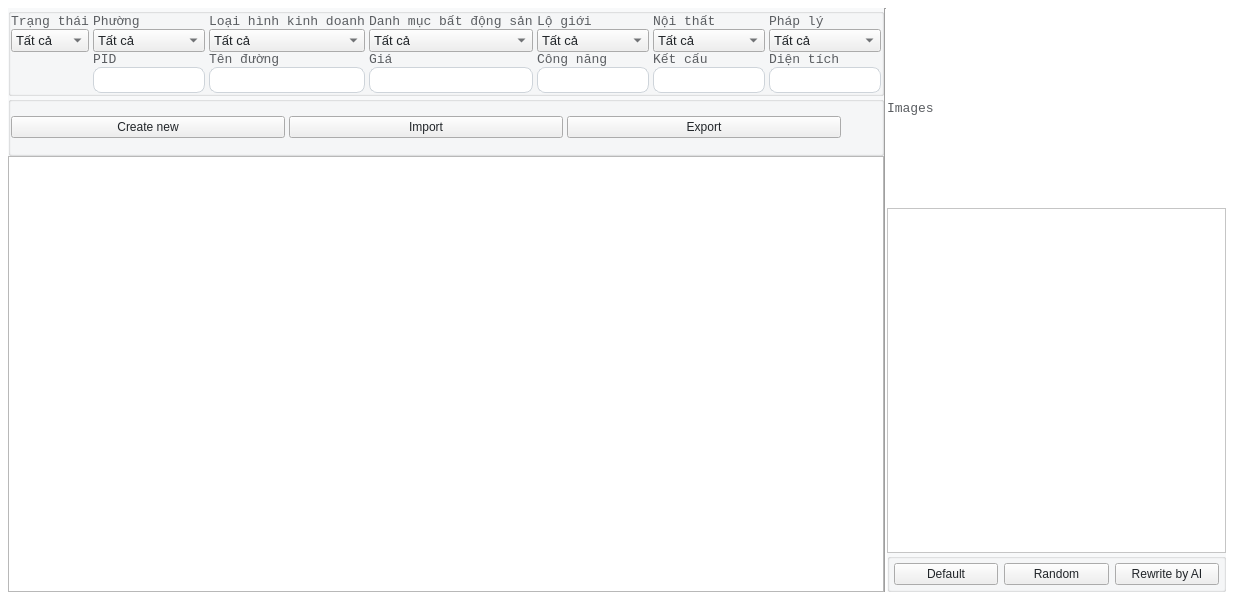
<?xml version="1.0" encoding="UTF-8"?>
<ui version="4.0">
 <class>PageProperties</class>
 <widget class="QWidget" name="PageProperties">
  <property name="geometry">
   <rect>
    <x>0</x>
    <y>0</y>
    <width>1234</width>
    <height>600</height>
   </rect>
  </property>
  <property name="font">
   <font>
    <family>Courier New</family>
    <pointsize>12</pointsize>
   </font>
  </property>
  <property name="windowTitle">
   <string>Form</string>
  </property>
  <property name="styleSheet">
   <string notr="true">#PageProperties{
  font-family: &quot;Courier New&quot;;
  background-color: #FFFFFF;
	font-size: 13px;
}
QGroupBox {
  font-family: &quot;Courier New&quot;;
  font-size: 13px;
  background-color: rgba(248, 249, 250, 1);
}
QLineEdit {
  padding: 4px 0;
  border: 1px solid #ced4da;
  border-radius: 8px;
  margin-left: 8px;
  padding-left: 4px;
  background-color: #FFFFFF;
  color:#212529;
}
QPlainTextEdit {
	background-color: #FFFFFF;
  color:#212529;
}
QLabel {
  font-family: &quot;Courier New&quot;;
  font-size: 13px;
  color: rgb(90, 93, 97);
}
QRadioButton {
  font-family: &quot;Courier New&quot;;
  font-size: 13px;
  color: #212529;
}
QComboBox {
  font-family: &quot;Courier New&quot;;
  font-size: 13px;
  color: #212529;
}
QPushButton {
  color: #212529;
}

</string>
  </property>
  <layout class="QHBoxLayout" name="horizontalLayout_6">
   <property name="spacing">
    <number>0</number>
   </property>
   <property name="leftMargin">
    <number>8</number>
   </property>
   <property name="topMargin">
    <number>8</number>
   </property>
   <property name="rightMargin">
    <number>8</number>
   </property>
   <property name="bottomMargin">
    <number>8</number>
   </property>
   <item>
    <layout class="QHBoxLayout" name="PageProperties_layout">
     <item>
      <widget class="QWidget" name="contents_container" native="true">
       <layout class="QVBoxLayout" name="verticalLayout_28">
        <property name="spacing">
         <number>0</number>
        </property>
        <property name="leftMargin">
         <number>0</number>
        </property>
        <property name="topMargin">
         <number>0</number>
        </property>
        <property name="rightMargin">
         <number>0</number>
        </property>
        <property name="bottomMargin">
         <number>0</number>
        </property>
        <item>
         <layout class="QVBoxLayout" name="contents_container_layout">
          <property name="spacing">
           <number>0</number>
          </property>
          <property name="bottomMargin">
           <number>0</number>
          </property>
          <item>
           <widget class="QGroupBox" name="search_container">
            <property name="maximumSize">
             <size>
              <width>16777215</width>
              <height>16777215</height>
             </size>
            </property>
            <property name="font">
             <font>
              <family>Courier New</family>
              <pointsize>12</pointsize>
             </font>
            </property>
            <property name="autoFillBackground">
             <bool>false</bool>
            </property>
            <property name="styleSheet">
             <string notr="true"/>
            </property>
            <property name="title">
             <string/>
            </property>
            <layout class="QGridLayout" name="gridLayout_3">
             <property name="leftMargin">
              <number>0</number>
             </property>
             <property name="topMargin">
              <number>0</number>
             </property>
             <property name="rightMargin">
              <number>0</number>
             </property>
             <property name="bottomMargin">
              <number>0</number>
             </property>
             <property name="spacing">
              <number>0</number>
             </property>
             <item row="0" column="0">
              <layout class="QGridLayout" name="search_container_layout">
               <property name="leftMargin">
                <number>0</number>
               </property>
               <property name="topMargin">
                <number>0</number>
               </property>
               <property name="rightMargin">
                <number>0</number>
               </property>
               <property name="bottomMargin">
                <number>0</number>
               </property>
               <property name="horizontalSpacing">
                <number>4</number>
               </property>
               <property name="verticalSpacing">
                <number>0</number>
               </property>
               <item row="0" column="1">
                <widget class="QWidget" name="wards_container" native="true">
                 <layout class="QVBoxLayout" name="verticalLayout_15">
                  <property name="spacing">
                   <number>0</number>
                  </property>
                  <property name="leftMargin">
                   <number>0</number>
                  </property>
                  <property name="topMargin">
                   <number>0</number>
                  </property>
                  <property name="rightMargin">
                   <number>0</number>
                  </property>
                  <property name="bottomMargin">
                   <number>0</number>
                  </property>
                  <item>
                   <layout class="QVBoxLayout" name="wards_container_layout">
                    <item>
                     <widget class="QLabel" name="wards_label">
                      <property name="font">
                       <font>
                        <family>Courier New</family>
                        <pointsize>12</pointsize>
                       </font>
                      </property>
                      <property name="styleSheet">
                       <string notr="true">margin: 0;</string>
                      </property>
                      <property name="text">
                       <string>Phường</string>
                      </property>
                     </widget>
                    </item>
                    <item>
                     <widget class="QComboBox" name="wards_combobox">
                      <item>
                       <property name="text">
                        <string>Tất cả</string>
                       </property>
                      </item>
                     </widget>
                    </item>
                   </layout>
                  </item>
                 </layout>
                </widget>
               </item>
               <item row="1" column="2">
                <widget class="QWidget" name="street_container" native="true">
                 <layout class="QVBoxLayout" name="verticalLayout_3">
                  <property name="spacing">
                   <number>0</number>
                  </property>
                  <property name="leftMargin">
                   <number>0</number>
                  </property>
                  <property name="topMargin">
                   <number>0</number>
                  </property>
                  <property name="rightMargin">
                   <number>0</number>
                  </property>
                  <property name="bottomMargin">
                   <number>0</number>
                  </property>
                  <item>
                   <layout class="QVBoxLayout" name="street_container_layout">
                    <item>
                     <widget class="QLabel" name="street_label">
                      <property name="font">
                       <font>
                        <family>Courier New</family>
                        <pointsize>12</pointsize>
                       </font>
                      </property>
                      <property name="styleSheet">
                       <string notr="true">margin: 0;</string>
                      </property>
                      <property name="text">
                       <string>Tên đường</string>
                      </property>
                     </widget>
                    </item>
                    <item>
                     <widget class="QLineEdit" name="street_input">
                      <property name="styleSheet">
                       <string notr="true">margin: 0;
padding-left: 4px;</string>
                      </property>
                     </widget>
                    </item>
                   </layout>
                  </item>
                 </layout>
                </widget>
               </item>
               <item row="1" column="7">
                <widget class="QWidget" name="area_container" native="true">
                 <layout class="QVBoxLayout" name="verticalLayout_5">
                  <property name="spacing">
                   <number>0</number>
                  </property>
                  <property name="leftMargin">
                   <number>0</number>
                  </property>
                  <property name="topMargin">
                   <number>0</number>
                  </property>
                  <property name="rightMargin">
                   <number>0</number>
                  </property>
                  <property name="bottomMargin">
                   <number>0</number>
                  </property>
                  <item>
                   <layout class="QVBoxLayout" name="area_container_layout">
                    <item>
                     <widget class="QLabel" name="area_label">
                      <property name="font">
                       <font>
                        <family>Courier New</family>
                        <pointsize>12</pointsize>
                       </font>
                      </property>
                      <property name="styleSheet">
                       <string notr="true">margin: 0;</string>
                      </property>
                      <property name="text">
                       <string>Diện tích</string>
                      </property>
                     </widget>
                    </item>
                    <item>
                     <widget class="QLineEdit" name="area_input">
                      <property name="styleSheet">
                       <string notr="true">margin: 0;
padding-left: 4px;</string>
                      </property>
                     </widget>
                    </item>
                   </layout>
                  </item>
                 </layout>
                </widget>
               </item>
               <item row="0" column="7">
                <widget class="QWidget" name="legal_s_container" native="true">
                 <layout class="QVBoxLayout" name="verticalLayout_23">
                  <property name="spacing">
                   <number>0</number>
                  </property>
                  <property name="leftMargin">
                   <number>0</number>
                  </property>
                  <property name="topMargin">
                   <number>0</number>
                  </property>
                  <property name="rightMargin">
                   <number>0</number>
                  </property>
                  <property name="bottomMargin">
                   <number>0</number>
                  </property>
                  <item>
                   <layout class="QVBoxLayout" name="legal_s_container_layout">
                    <item>
                     <widget class="QLabel" name="legal_s_label">
                      <property name="font">
                       <font>
                        <family>Courier New</family>
                        <pointsize>12</pointsize>
                       </font>
                      </property>
                      <property name="styleSheet">
                       <string notr="true">margin: 0;</string>
                      </property>
                      <property name="text">
                       <string>Pháp lý</string>
                      </property>
                     </widget>
                    </item>
                    <item>
                     <widget class="QComboBox" name="legal_s_combobox">
                      <item>
                       <property name="text">
                        <string>Tất cả</string>
                       </property>
                      </item>
                     </widget>
                    </item>
                   </layout>
                  </item>
                 </layout>
                </widget>
               </item>
               <item row="1" column="5">
                <widget class="QWidget" name="function_cotnainer" native="true">
                 <layout class="QVBoxLayout" name="verticalLayout_9">
                  <property name="spacing">
                   <number>0</number>
                  </property>
                  <property name="leftMargin">
                   <number>0</number>
                  </property>
                  <property name="topMargin">
                   <number>0</number>
                  </property>
                  <property name="rightMargin">
                   <number>0</number>
                  </property>
                  <property name="bottomMargin">
                   <number>0</number>
                  </property>
                  <item>
                   <layout class="QVBoxLayout" name="function_cotnainer_layout">
                    <item>
                     <widget class="QLabel" name="function_label">
                      <property name="font">
                       <font>
                        <family>Courier New</family>
                        <pointsize>12</pointsize>
                       </font>
                      </property>
                      <property name="styleSheet">
                       <string notr="true">margin: 0;</string>
                      </property>
                      <property name="text">
                       <string>Công năng</string>
                      </property>
                     </widget>
                    </item>
                    <item>
                     <widget class="QLineEdit" name="function_input">
                      <property name="styleSheet">
                       <string notr="true">margin: 0;
padding-left: 4px;</string>
                      </property>
                     </widget>
                    </item>
                   </layout>
                  </item>
                 </layout>
                </widget>
               </item>
               <item row="0" column="2">
                <widget class="QWidget" name="transaction_container" native="true">
                 <property name="styleSheet">
                  <string notr="true">padding</string>
                 </property>
                 <layout class="QVBoxLayout" name="verticalLayout_13">
                  <property name="spacing">
                   <number>0</number>
                  </property>
                  <property name="leftMargin">
                   <number>0</number>
                  </property>
                  <property name="topMargin">
                   <number>0</number>
                  </property>
                  <property name="rightMargin">
                   <number>0</number>
                  </property>
                  <property name="bottomMargin">
                   <number>0</number>
                  </property>
                  <item>
                   <layout class="QVBoxLayout" name="transaction_container_layout">
                    <item>
                     <widget class="QLabel" name="transaction_label">
                      <property name="font">
                       <font>
                        <family>Courier New</family>
                        <pointsize>12</pointsize>
                       </font>
                      </property>
                      <property name="styleSheet">
                       <string notr="true">margin: 0;</string>
                      </property>
                      <property name="text">
                       <string>Loại hình kinh doanh</string>
                      </property>
                     </widget>
                    </item>
                    <item>
                     <widget class="QComboBox" name="transaction_combobox">
                      <item>
                       <property name="text">
                        <string>Tất cả</string>
                       </property>
                      </item>
                     </widget>
                    </item>
                   </layout>
                  </item>
                 </layout>
                </widget>
               </item>
               <item row="1" column="6">
                <widget class="QWidget" name="structure_container" native="true">
                 <layout class="QVBoxLayout" name="verticalLayout_7">
                  <property name="spacing">
                   <number>0</number>
                  </property>
                  <property name="leftMargin">
                   <number>0</number>
                  </property>
                  <property name="topMargin">
                   <number>0</number>
                  </property>
                  <property name="rightMargin">
                   <number>0</number>
                  </property>
                  <property name="bottomMargin">
                   <number>0</number>
                  </property>
                  <item>
                   <layout class="QVBoxLayout" name="structure_container_layout">
                    <item>
                     <widget class="QLabel" name="structure_label">
                      <property name="font">
                       <font>
                        <family>Courier New</family>
                        <pointsize>12</pointsize>
                       </font>
                      </property>
                      <property name="styleSheet">
                       <string notr="true">margin: 0;</string>
                      </property>
                      <property name="text">
                       <string>Kết cấu</string>
                      </property>
                     </widget>
                    </item>
                    <item>
                     <widget class="QLineEdit" name="structure_input">
                      <property name="styleSheet">
                       <string notr="true">margin: 0;
padding-left: 4px;</string>
                      </property>
                     </widget>
                    </item>
                   </layout>
                  </item>
                 </layout>
                </widget>
               </item>
               <item row="0" column="4">
                <widget class="QWidget" name="categories_container" native="true">
                 <layout class="QVBoxLayout" name="verticalLayout_25">
                  <property name="spacing">
                   <number>0</number>
                  </property>
                  <property name="leftMargin">
                   <number>0</number>
                  </property>
                  <property name="topMargin">
                   <number>0</number>
                  </property>
                  <property name="rightMargin">
                   <number>0</number>
                  </property>
                  <property name="bottomMargin">
                   <number>0</number>
                  </property>
                  <item>
                   <layout class="QVBoxLayout" name="categories_container_layout">
                    <item>
                     <widget class="QLabel" name="categories_label">
                      <property name="font">
                       <font>
                        <family>Courier New</family>
                        <pointsize>12</pointsize>
                       </font>
                      </property>
                      <property name="styleSheet">
                       <string notr="true">margin: 0;</string>
                      </property>
                      <property name="text">
                       <string>Danh mục bất động sản</string>
                      </property>
                     </widget>
                    </item>
                    <item>
                     <widget class="QComboBox" name="categories_combobox">
                      <item>
                       <property name="text">
                        <string>Tất cả</string>
                       </property>
                      </item>
                     </widget>
                    </item>
                   </layout>
                  </item>
                 </layout>
                </widget>
               </item>
               <item row="1" column="1">
                <widget class="QWidget" name="pid_container" native="true">
                 <layout class="QVBoxLayout" name="verticalLayout_2">
                  <property name="spacing">
                   <number>0</number>
                  </property>
                  <property name="leftMargin">
                   <number>0</number>
                  </property>
                  <property name="topMargin">
                   <number>0</number>
                  </property>
                  <property name="rightMargin">
                   <number>0</number>
                  </property>
                  <property name="bottomMargin">
                   <number>0</number>
                  </property>
                  <item>
                   <layout class="QVBoxLayout" name="pid_container_layout">
                    <item>
                     <widget class="QLabel" name="pid_label">
                      <property name="font">
                       <font>
                        <family>Courier New</family>
                        <pointsize>12</pointsize>
                       </font>
                      </property>
                      <property name="styleSheet">
                       <string notr="true">margin: 0;</string>
                      </property>
                      <property name="text">
                       <string>PID</string>
                      </property>
                     </widget>
                    </item>
                    <item>
                     <widget class="QLineEdit" name="pid_input">
                      <property name="styleSheet">
                       <string notr="true">margin: 0;
padding-left: 4px;</string>
                      </property>
                     </widget>
                    </item>
                   </layout>
                  </item>
                 </layout>
                </widget>
               </item>
               <item row="0" column="5">
                <widget class="QWidget" name="building_line_s_container" native="true">
                 <layout class="QVBoxLayout" name="verticalLayout_21">
                  <property name="spacing">
                   <number>0</number>
                  </property>
                  <property name="leftMargin">
                   <number>0</number>
                  </property>
                  <property name="topMargin">
                   <number>0</number>
                  </property>
                  <property name="rightMargin">
                   <number>0</number>
                  </property>
                  <property name="bottomMargin">
                   <number>0</number>
                  </property>
                  <item>
                   <layout class="QVBoxLayout" name="building_line_s_container_layotu">
                    <item>
                     <widget class="QLabel" name="building_line_s_label">
                      <property name="font">
                       <font>
                        <family>Courier New</family>
                        <pointsize>12</pointsize>
                       </font>
                      </property>
                      <property name="styleSheet">
                       <string notr="true">margin: 0;</string>
                      </property>
                      <property name="text">
                       <string>Lộ giới</string>
                      </property>
                     </widget>
                    </item>
                    <item>
                     <widget class="QComboBox" name="building_line_s_combobox">
                      <item>
                       <property name="text">
                        <string>Tất cả</string>
                       </property>
                      </item>
                     </widget>
                    </item>
                   </layout>
                  </item>
                 </layout>
                </widget>
               </item>
               <item row="0" column="6">
                <widget class="QWidget" name="furniture_s_container" native="true">
                 <layout class="QVBoxLayout" name="verticalLayout_19">
                  <property name="spacing">
                   <number>0</number>
                  </property>
                  <property name="leftMargin">
                   <number>0</number>
                  </property>
                  <property name="topMargin">
                   <number>0</number>
                  </property>
                  <property name="rightMargin">
                   <number>0</number>
                  </property>
                  <property name="bottomMargin">
                   <number>0</number>
                  </property>
                  <item>
                   <layout class="QVBoxLayout" name="furniture_s_container_layout">
                    <item>
                     <widget class="QLabel" name="furniture_s_lable">
                      <property name="font">
                       <font>
                        <family>Courier New</family>
                        <pointsize>12</pointsize>
                       </font>
                      </property>
                      <property name="styleSheet">
                       <string notr="true">margin: 0;</string>
                      </property>
                      <property name="text">
                       <string>Nội thất</string>
                      </property>
                     </widget>
                    </item>
                    <item>
                     <widget class="QComboBox" name="furniture_s_combobox">
                      <item>
                       <property name="text">
                        <string>Tất cả</string>
                       </property>
                      </item>
                     </widget>
                    </item>
                   </layout>
                  </item>
                 </layout>
                </widget>
               </item>
               <item row="1" column="4">
                <widget class="QWidget" name="price_container" native="true">
                 <layout class="QVBoxLayout" name="verticalLayout_11">
                  <property name="spacing">
                   <number>0</number>
                  </property>
                  <property name="leftMargin">
                   <number>0</number>
                  </property>
                  <property name="topMargin">
                   <number>0</number>
                  </property>
                  <property name="rightMargin">
                   <number>0</number>
                  </property>
                  <property name="bottomMargin">
                   <number>0</number>
                  </property>
                  <item>
                   <layout class="QVBoxLayout" name="price_container_layout">
                    <item>
                     <widget class="QLabel" name="price_label">
                      <property name="font">
                       <font>
                        <family>Courier New</family>
                        <pointsize>12</pointsize>
                       </font>
                      </property>
                      <property name="styleSheet">
                       <string notr="true">margin: 0;</string>
                      </property>
                      <property name="text">
                       <string>Giá</string>
                      </property>
                     </widget>
                    </item>
                    <item>
                     <widget class="QLineEdit" name="price_input">
                      <property name="styleSheet">
                       <string notr="true">margin: 0;
padding-left: 4px;</string>
                      </property>
                     </widget>
                    </item>
                   </layout>
                  </item>
                 </layout>
                </widget>
               </item>
               <item row="0" column="0">
                <widget class="QWidget" name="status_container" native="true">
                 <layout class="QVBoxLayout" name="verticalLayout_29">
                  <property name="spacing">
                   <number>0</number>
                  </property>
                  <property name="leftMargin">
                   <number>0</number>
                  </property>
                  <property name="topMargin">
                   <number>0</number>
                  </property>
                  <property name="rightMargin">
                   <number>0</number>
                  </property>
                  <property name="bottomMargin">
                   <number>0</number>
                  </property>
                  <item>
                   <layout class="QVBoxLayout" name="status_container_layout">
                    <item>
                     <widget class="QLabel" name="status_label">
                      <property name="font">
                       <font>
                        <family>Courier New</family>
                        <pointsize>12</pointsize>
                       </font>
                      </property>
                      <property name="styleSheet">
                       <string notr="true">margin: 0;</string>
                      </property>
                      <property name="text">
                       <string>Trạng thái</string>
                      </property>
                     </widget>
                    </item>
                    <item>
                     <widget class="QComboBox" name="status_combobox">
                      <item>
                       <property name="text">
                        <string>Tất cả</string>
                       </property>
                      </item>
                     </widget>
                    </item>
                   </layout>
                  </item>
                 </layout>
                </widget>
               </item>
              </layout>
             </item>
            </layout>
           </widget>
          </item>
          <item>
           <widget class="QGroupBox" name="actions_container">
            <property name="maximumSize">
             <size>
              <width>16777215</width>
              <height>60</height>
             </size>
            </property>
            <property name="styleSheet">
             <string notr="true"/>
            </property>
            <property name="title">
             <string/>
            </property>
            <layout class="QHBoxLayout" name="horizontalLayout_2" stretch="0">
             <property name="spacing">
              <number>4</number>
             </property>
             <property name="leftMargin">
              <number>0</number>
             </property>
             <property name="topMargin">
              <number>0</number>
             </property>
             <property name="rightMargin">
              <number>0</number>
             </property>
             <property name="bottomMargin">
              <number>0</number>
             </property>
             <item>
              <layout class="QHBoxLayout" name="actions_container_layout">
               <item>
                <widget class="QPushButton" name="action_create_btn">
                 <property name="text">
                  <string>Create new</string>
                 </property>
                </widget>
               </item>
               <item>
                <widget class="QPushButton" name="action_import_btn">
                 <property name="text">
                  <string>Import</string>
                 </property>
                </widget>
               </item>
               <item>
                <widget class="QPushButton" name="action_export_btn">
                 <property name="text">
                  <string>Export</string>
                 </property>
                </widget>
               </item>
               <item>
                <spacer name="space">
                 <property name="sizeHint" stdset="0">
                  <size>
                   <width>40</width>
                   <height>20</height>
                  </size>
                 </property>
                </spacer>
               </item>
              </layout>
             </item>
            </layout>
           </widget>
          </item>
          <item>
           <widget class="QTableView" name="properties_table"/>
          </item>
         </layout>
        </item>
       </layout>
      </widget>
     </item>
     <item>
      <widget class="Line" name="line">
       <property name="styleSheet">
        <string notr="true">margin:0;</string>
       </property>
       <property name="orientation">
        <enum>Qt::Vertical</enum>
       </property>
      </widget>
     </item>
     <item>
      <widget class="QWidget" name="details_container" native="true">
       <layout class="QVBoxLayout" name="verticalLayout_18">
        <property name="spacing">
         <number>0</number>
        </property>
        <property name="leftMargin">
         <number>0</number>
        </property>
        <property name="topMargin">
         <number>0</number>
        </property>
        <property name="rightMargin">
         <number>0</number>
        </property>
        <property name="bottomMargin">
         <number>0</number>
        </property>
        <item>
         <layout class="QVBoxLayout" name="details_container_layout">
          <item>
           <widget class="QLabel" name="image_label">
            <property name="minimumSize">
             <size>
              <width>0</width>
              <height>200</height>
             </size>
            </property>
            <property name="maximumSize">
             <size>
              <width>16777215</width>
              <height>16777215</height>
             </size>
            </property>
            <property name="text">
             <string>Images</string>
            </property>
           </widget>
          </item>
          <item>
           <widget class="QPlainTextEdit" name="detail_text"/>
          </item>
          <item>
           <widget class="QGroupBox" name="detail_action_container">
            <property name="title">
             <string/>
            </property>
            <layout class="QHBoxLayout" name="horizontalLayout_4">
             <property name="leftMargin">
              <number>4</number>
             </property>
             <property name="topMargin">
              <number>4</number>
             </property>
             <property name="rightMargin">
              <number>4</number>
             </property>
             <property name="bottomMargin">
              <number>4</number>
             </property>
             <item>
              <layout class="QHBoxLayout" name="detail_action_container_layout">
               <item>
                <widget class="QPushButton" name="action_default_btn">
                 <property name="text">
                  <string>Default</string>
                 </property>
                </widget>
               </item>
               <item>
                <widget class="QPushButton" name="action_random_btn">
                 <property name="text">
                  <string>Random</string>
                 </property>
                </widget>
               </item>
               <item>
                <widget class="QPushButton" name="action_rewrite_by_ai_btn">
                 <property name="text">
                  <string>Rewrite by AI</string>
                 </property>
                </widget>
               </item>
              </layout>
             </item>
            </layout>
           </widget>
          </item>
         </layout>
        </item>
       </layout>
      </widget>
     </item>
    </layout>
   </item>
  </layout>
 </widget>
 <tabstops>
  <tabstop>wards_combobox</tabstop>
  <tabstop>transaction_combobox</tabstop>
  <tabstop>categories_combobox</tabstop>
  <tabstop>building_line_s_combobox</tabstop>
  <tabstop>furniture_s_combobox</tabstop>
  <tabstop>legal_s_combobox</tabstop>
  <tabstop>pid_input</tabstop>
  <tabstop>street_input</tabstop>
  <tabstop>price_input</tabstop>
  <tabstop>function_input</tabstop>
  <tabstop>structure_input</tabstop>
  <tabstop>area_input</tabstop>
  <tabstop>action_create_btn</tabstop>
  <tabstop>action_import_btn</tabstop>
  <tabstop>action_export_btn</tabstop>
  <tabstop>properties_table</tabstop>
  <tabstop>detail_text</tabstop>
  <tabstop>action_rewrite_by_ai_btn</tabstop>
 </tabstops>
 <resources/>
 <connections/>
</ui>
